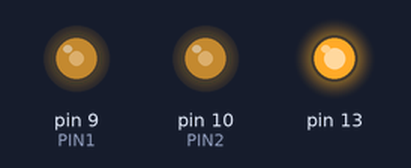
Bench run of a sketch on a simulated Arduino Uno, built with avr-gcc and run on an emulated ATmega328P. Parts: output pins drawn as LEDs (lit = HIGH). What the sketch prints to the serial monitor is not drawn.

Above: at 0.1 s.
Timing chart, 0 to 1.6 s (numbered marks = the images above):
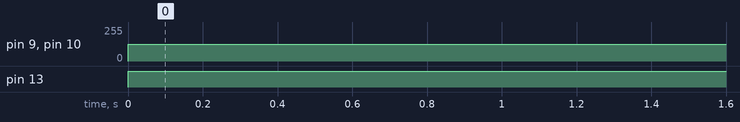

Measured:
- by itself, pin 9 (PIN1), pin 10 (PIN2): 0/255 → 125/255 at 0.00 s
- by itself, pin 13: LOW → HIGH at 0.00 s

The sketch:

fadeTest03.ino
```cpp
#define PIN1 9
#define PIN2 10

#define FADESPEED 50

#include <Wire.h>
#include <Adafruit_PWMServoDriver.h>

Adafruit_PWMServoDriver pwm = Adafruit_PWMServoDriver();

int val[] = {
  1,1,1,1,1,1,1,1,1,1,1,1,1,2,2,2,2,2,2,2,2,2,2,2,2,2,2,2,2,3,3,3,3,3,3,3,3,3,3,4,4,4,4,4,4,4,4,5,5,5,5,5,5,6,6,6,6,6,7,7,7,7,
  8,8,8,8,9,9,9,9,10,10,10,11,11,12,12,12,13,13,14,14,15,15,15,16,17,17,18,18,19,19,20,21,21,22,23,24,24,25,26,27,28,29,30,31,
  32,33,34,35,36,37,39,40,41,43,44,45,47,49,50,52,53,55,57,59,61,63,65,67,69,72,74,77,79,82,84,87,90,93,96,99,103,106,110,113,
  117,121,125,129,133,138,142,147,152,157,162,168,173,179,185,191,197,204,210,217,225,232,240,248,256,264,273,282,292,301,311,
  322,332,343,355,366,379,391,404,418,431,446,460,476,492,508,525,542,560,579,598,618,638,659,681,704,727,751,776,802,828,856,
  884,914,944,975,1007,1041,1075,1111,1148,1186,1225,1266,1308,1351,1396,1442,1490,1539,1591,1643,1698,1754,1812,1872,1934,1999,
  2065,2133,2204,2277,2353,2431,2511,2594,2680,2769,2861,2956,3054,3155,3260,3368,3480,3595,3714,3837,3965,4095
 };

/* Configure digital pins 9 and 10 as 16-bit PWM outputs. */
void setupPWM16() {
    DDRB |= _BV(PB1) | _BV(PB2);        /* set pins as outputs */
    TCCR1A = _BV(COM1A1) | _BV(COM1B1)  /* non-inverting PWM */
        | _BV(WGM11);                   /* mode 14: fast PWM, TOP=ICR1 */
    TCCR1B = _BV(WGM13) | _BV(WGM12)
        | _BV(CS10);                    /* no prescaling */
//    ICR1 = 0xffff;                      /* TOP counter value */
    ICR1 = 4095;
}

/* 16-bit version of analogWrite(). Works only on pins 9 and 10. */
void analogWrite16(uint8_t pin, uint16_t val)
{
    switch (pin) {
        case  9: OCR1A = val; break;
        case 10: OCR1B = val; break;
    }
}

int brightness = 0;    // initial brightness of LED
int fadeAmount = 1;

void setup() {
  #ifdef ESP8266
    Wire.pins(2, 14);   // ESP8266 can use any two pins, such as SDA to #2 and SCL to #14
  #endif

  Serial.begin(9600);
  pinMode(PIN1, OUTPUT);
  pinMode(PIN2, OUTPUT);
  setupPWM16();


  pinMode(13, OUTPUT);

  pwm.begin();
  pwm.setPWMFreq(1600);  // This is the maximum PWM frequency


  // if you want to really speed stuff up, you can go into 'fast 400khz I2C' mode
  // some i2c devices dont like this so much so if you're sharing the bus, watch
  // out for this!

  // save I2C bitrate
  uint8_t twbrbackup = TWBR;
  TWBR = 12;

}

void loop() {


  // set the brightness of pin 9:, 0-31, 5 bit steps of brightness
//  analogWrite16(9, val[brightness+0]);
//  analogWrite16(10, val[brightness]);
  analogWrite16(9, 2000);
  analogWrite16(10, 2000);

  digitalWrite(13, HIGH);


  for (uint8_t pwmnum=0; pwmnum < 16; pwmnum++) {
//    pwm.setPWM(pwmnum, 0, val[brightness] );
    pwm.setPWM(pwmnum, 0, 2000 );
  }

//  pwm.setPWM(0, 0, val[brightness]-10 );

  Serial.println(val[brightness]);

  // change the brightness for next time through the loop:
  brightness = brightness + fadeAmount;

  // reverse the direction of the fading at the ends of the fade:

  if (brightness < 0 || brightness > 255) {
    fadeAmount = -fadeAmount ;
  }
    // wait for 500 milliseconds to see the bightness change
//  delay(FADESPEED);

//  analogWrite16(9, 15);
//  delay(FADESPEED);
//  analogWrite16(9, 4095);
//  delay(FADESPEED);

//  static uint16_t i;

//  for (i = 1; i < 4095; i++) {
//    analogWrite16(PIN, i);
//    Serial.println(i);
//    delay(FADESPEED);
//  }
//  for (i = 4095; i > 1; i--) {
//    analogWrite16(PIN, i);
//    Serial.println(i);
//    delay(FADESPEED);
//  }


//    analogWrite16(9, i);
//    analogWrite16(10, 0xffff - i);
//    i++;
//    delay(1);

    delay(FADESPEED);

}
```
